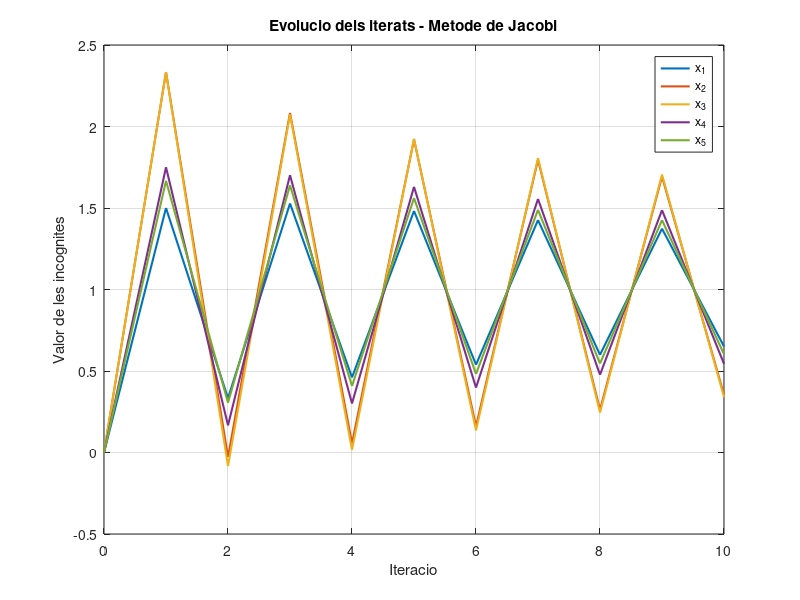
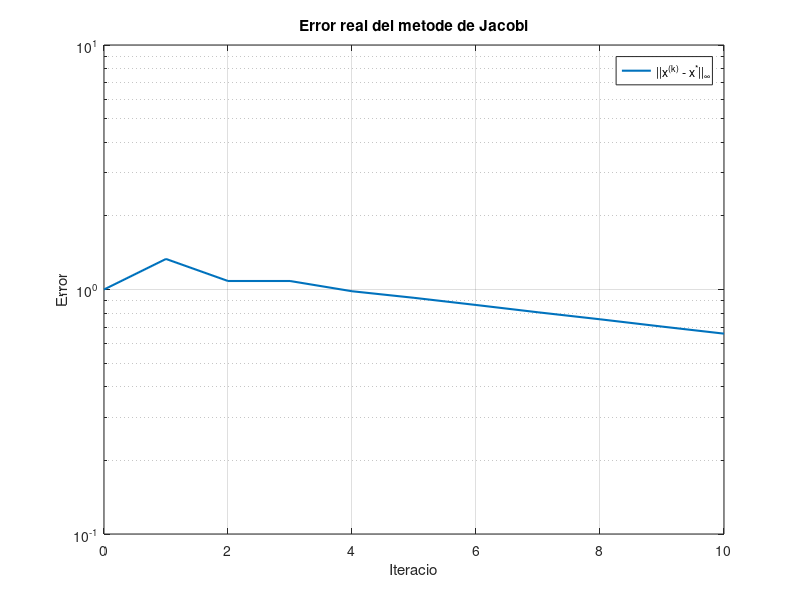

Write MATLAB code to recreate these figures, in order.
clc;
clear;
close all;

% Matriu A
A = [4 1 1 0 0;
     2 3 1 1 0;
     1 1 3 1 1;
     0 1 1 4 1;
     0 0 1 1 3];

% Vector b
b = [6; 7; 7; 7; 5];

% Nombre d'iteracions
N = 10;

% Dimensions
n = length(b);

% Llavor inicial
x = zeros(n,1);

% Solucio exacta
x_exacta = A\b;

% Guardar iterats
X = zeros(n,N+1);
X(:,1) = x;

% Vector d'errors
error_real = zeros(1,N+1);

% Error inicial (norma infinit)
error_real(1) = norm(x - x_exacta, inf);

% Descomposicio de Jacobi
D = diag(diag(A));
R = A - D;

% Metode de Jacobi
for k = 1:N

    x = D \ (b - R*x);

    X(:,k+1) = x;

    % Error real amb norma infinit
    error_real(k+1) = norm(x - x_exacta, inf);

end

% Vector d'iteracions
iter = 0:N;

%% Grafica dels iterats
figure;

plot(iter, X(1,:), 'LineWidth', 1.5);
hold on;
plot(iter, X(2,:), 'LineWidth', 1.5);
plot(iter, X(3,:), 'LineWidth', 1.5);
plot(iter, X(4,:), 'LineWidth', 1.5);
plot(iter, X(5,:), 'LineWidth', 1.5);

grid on;

xlabel('Iteracio');
ylabel('Valor de les incognites');

title('Evolucio dels iterats - Metode de Jacobi');

legend('x_1','x_2','x_3','x_4','x_5');

%% Grafica de l'error
figure;

semilogy(iter, error_real, 'LineWidth', 1.5);

grid on;

xlabel('Iteracio');
ylabel('Error');

title('Error real del metode de Jacobi');

legend('||x^{(k)} - x^*||_\infty');
